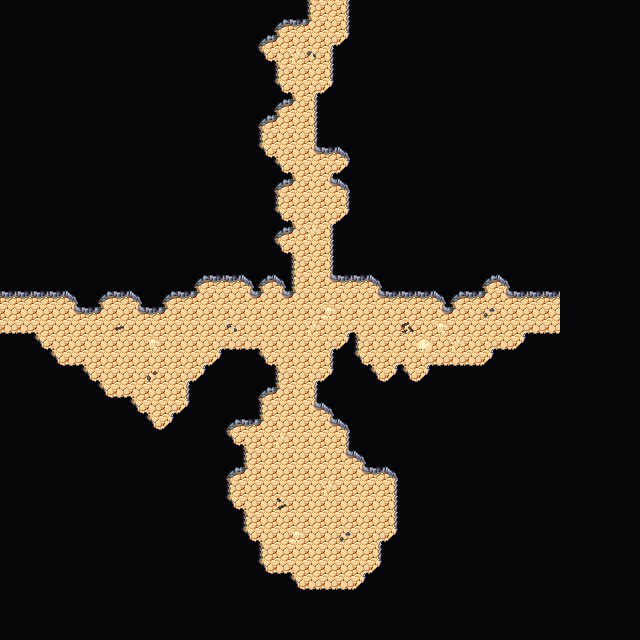

Rendered tile map (Tiled .tmx) drawn with the repository's tilesets; below, a short description and the map source with its tile grids summarised:
An orthogonal 40x40 tile map with 16x16 px tiles, 4 tile layers (Collision, Background, Walls, Clutter), 2 tilesets and 3 objects.

<map version="1.5" tiledversion="1.7.2" orientation="orthogonal" renderorder="right-down" width="40" height="40" tilewidth="16" tileheight="16" infinite="0" nextlayerid="7" nextobjectid="62">
 <editorsettings>
  <export target="wastetown..tmx" format="tmx" />
 </editorsettings>
 <tileset firstgid="1" source="../../../tileset/main.tsx" />
 <tileset firstgid="3477" source="../../../tileset/buildings.tsx" />
 <layer id="6" name="Collision" width="40" height="40">
  <data>[1600 cells, 0 non-empty, 0 distinct tile ids]</data>
 </layer>
 <layer id="1" name="Background" width="40" height="40">
  <data>[1600 cells, 1600 non-empty, 1 distinct tile ids]</data>
 </layer>
 <layer id="2" name="Walls" width="40" height="40">
  <data>[1600 cells, 1421 non-empty, 18 distinct tile ids]</data>
 </layer>
 <layer id="3" name="Clutter" width="40" height="40">
  <properties>
   <property name="spriteLayer" type="bool" value="true" />
  </properties>
  <data>[1600 cells, 19 non-empty, 11 distinct tile ids]</data>
 </layer>
 <objectgroup id="4" name="Objects">
  <object id="59" template="../../../obj/door_right.tx" x="0.333337" y="320">
   <properties>
    <property name="teleport" value="../common/maps/map/cave/cave_multilevel_4/cave_23F6.tmx" />
    <property name="teleportObjectId" value="60" />
   </properties>
  </object>
  <object id="60" template="../../../obj/door_left.tx" x="542" y="322">
   <properties>
    <property name="teleport" value="../common/maps/map/cave/cave_multilevel_4/cave_23F8.tmx" />
    <property name="teleportObjectId" value="59" />
   </properties>
  </object>
  <object id="61" template="../../../obj/door_down.tx" x="319.333" y="19.3333">
   <properties>
    <property name="teleport" value="../common/maps/map/cave/cave_multilevel_4/cave_23E7.tmx" />
    <property name="teleportObjectId" value="62" />
   </properties>
  </object>
 </objectgroup>
</map>
